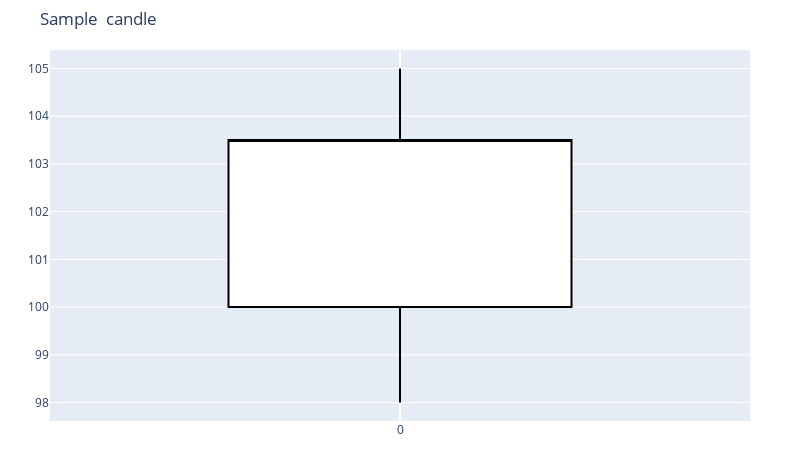

Notebook code cell kept with this figure:
### Code cell
# a function for plotting candlestick patterns
def plot_candles(candles, title='', annotation_list=[]):
  n_candles = candles.shape[0]

  if candles.shape[1] == 4: # if there is no time column
    candles = np.concatenate((np.array(range(n_candles)).reshape(n_candles,1),candles),axis=1)
  
  ann_y_offset =(max(candles[:,2])-min(candles[:,3]))*0.1
  annotations = []
  for i, ann in enumerate(annotation_list):
    if ann != 'DEF' and ann!='':
      annotations.append(go.layout.Annotation(x=i,
                                          y=candles[i,2]+ann_y_offset,
                                          showarrow=False,
                                          arrowhead=1,
                                          arrowcolor="black",
                                          arrowsize=.5,
                                          arrowwidth=.5,
                                          text=ann,
                                          textangle=90))
      
  fig = go.Figure(data=[go.Candlestick(x=candles[:,0],open=candles[:,1],high=candles[:,2],low=candles[:,3],close=candles[:,4],
                                        increasing_fillcolor= 'white', decreasing_fillcolor= 'black',
                                        increasing_line_color= 'black', decreasing_line_color= 'black',)])
    
  fig.update_layout(xaxis_rangeslider_visible=False,width = 800, height=450, margin = {'l':50,'r':50,'t':50,'b':25})
  fig.update_layout(title = title,annotations=annotations)
  fig.show()  

sample_candle = np.array([[100,105,98,103.5]])
plot_candles(sample_candle, title='Sample  candle', annotation_list=[]);

### Figure 1 — Plotly figure (JSON) as saved in the notebook; plotly's stock layout.template omitted (floating-point values rounded to 4 significant figures)
{"data": [{"x": [0], "type": "candlestick", "high": [105], "low": [98], "decreasing": {"line": {"color": "black"}, "fillcolor": "black"}, "close": [103.5], "increasing": {"line": {"color": "black"}, "fillcolor": "white"}, "open": [100]}], "layout": {"title": {"text": "Sample  candle"}, "height": 450, "width": 800, "xaxis": {"rangeslider": {"visible": false}}, "margin": {"r": 50, "b": 25, "l": 50, "t": 50}}}
